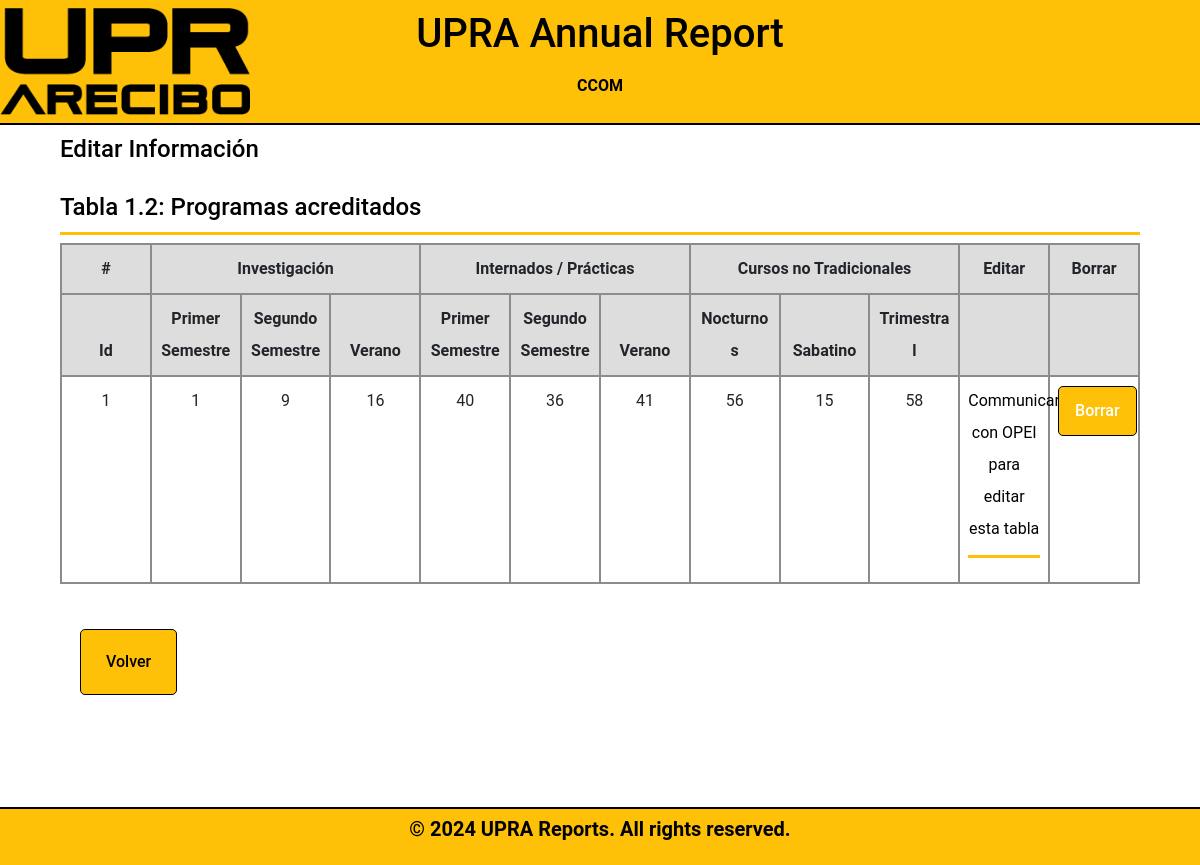
The app's page /meta-1/tabla1.2_display_2.php (signed in), older data.
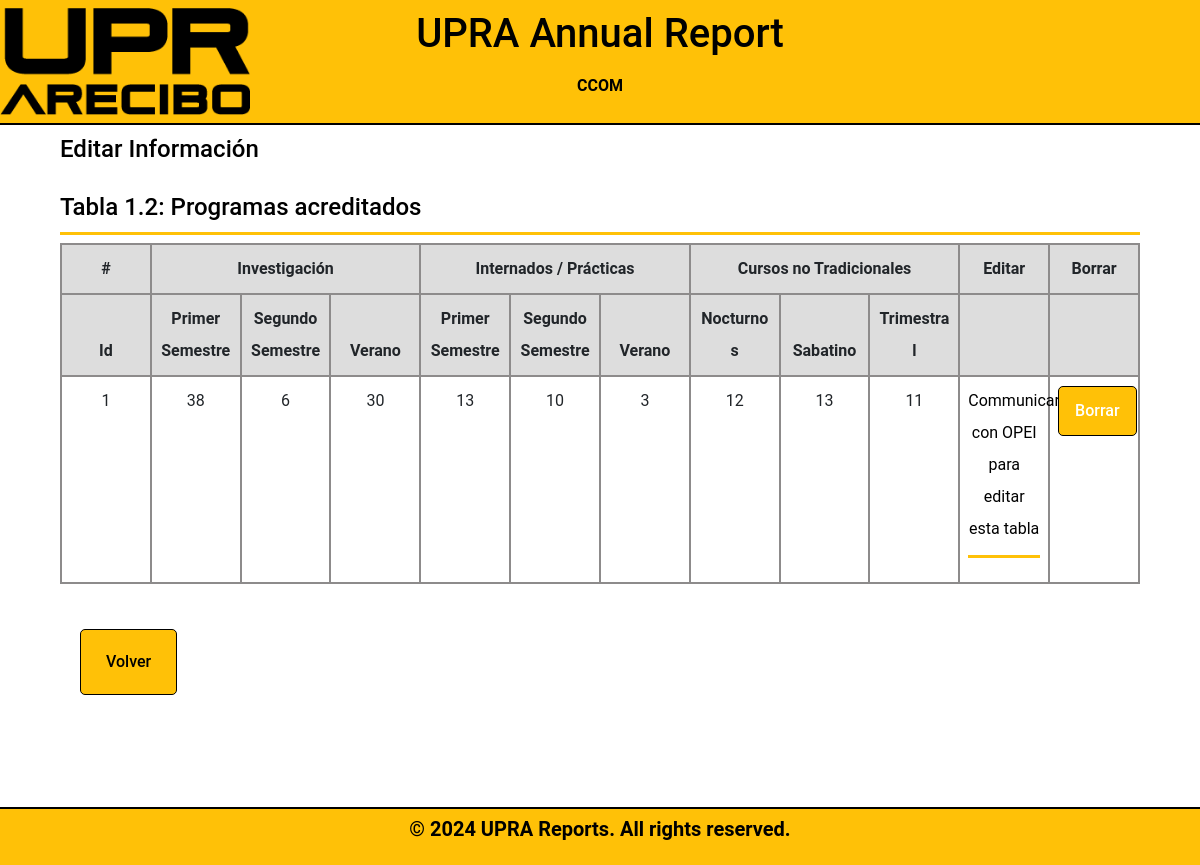
The same page, newer data.
### tables this page shows
CREATE TABLE `table12` (
  `table12ID` int(11) NOT NULL,
  `DepartmentID` int(11) DEFAULT NULL,
  `year` int(4) DEFAULT NULL,
  `field1` varchar(20) DEFAULT NULL,
  `field2` varchar(20) DEFAULT NULL,
  `field3` varchar(20) DEFAULT NULL,
  `field4` varchar(20) DEFAULT NULL,
  `field5` varchar(20) DEFAULT NULL,
  `field6` varchar(20) DEFAULT NULL,
  `field7` varchar(20) DEFAULT NULL,
  `field8` varchar(20) DEFAULT NULL,
  `field9` varchar(20) DEFAULT NULL,
  `field10` varchar(20) DEFAULT NULL,
  `field11` varchar(20) DEFAULT NULL,
  `field12` varchar(20) DEFAULT NULL,
  `field13` varchar(20) DEFAULT NULL,
  `field14` varchar(20) DEFAULT NULL,
  `field15` varchar(20) DEFAULT NULL,
  `field16` varchar(20) DEFAULT NULL,
  `field17` varchar(20) DEFAULT NULL,
  `field18` varchar(20) DEFAULT NULL
);

### meta-1/tabla1.2_display_2.php (the view, shortened to what this page needs)
<?php
include_once "db_info.php";
if (isset($_SESSION['DepartmentID'])) {
    $departmentID = $_SESSION['DepartmentID'];
    $sql = "SELECT DepartmentName FROM departamento WHERE DepartmentID = ?";
    $stmt = $conn->prepare($sql);
    $stmt->bind_param("i", $departmentID);
    $stmt->execute();
    $result = $stmt->get_result();
    $department = $result->fetch_assoc();
}
$year = date("Y");
?>
<!DOCTYPE html>
<html lang="en">
<head>
    <link rel="stylesheet" href="../fonts/icomoon/style.css">
    <link rel="stylesheet" href="../css/owl.carousel.min.css">
    <link rel="stylesheet" href="../css/bootstrap.min.css">
    <link rel="stylesheet" href="../css/style.css">
    <link rel="stylesheet" href="../css/style-sidemenu.css">
</head>
<body>
     <header>
        <h1 class="uprareports">UPRA Annual Report</h1>
        <h2 class="bienvenidosusuario"><?php echo $department['DepartmentName'] ?></h2>
     </header>
<div class="formbold-main-wrapper-edit">
    <div class="formbold-form-wrapper-edit">
    <h4 class="header1">Editar Informaci&oacute;n<br>  <br>Tabla 1.2: Programas acreditados</h4>
        <div class="table-wrapper">
        <table class="table">
        <thead>
        <tr>
            <th scope='col'>#</th>
            <th scope='col' colspan='3'>Investigación</th>
            <th scope='col' colspan='3'>Internados / Prácticas</th>
            <th scope='col' colspan='3'>Cursos no Tradicionales</th>
            <th scope='col'>Editar</th>
            <th scope='col'>Borrar</th>
        </tr>
        <tr>
            <th scope='col'>Id</th>
            <th scope='col'>Primer Semestre</th>
            <th scope='col'>Segundo Semestre</th>
            <th scope='col'>Verano</th>
            <th scope='col'>Primer Semestre</th>
            <th scope='col'>Segundo Semestre</th>
            <th scope='col'>Verano</th>
            <th scope='col'>Nocturnos</th>
            <th scope='col'>Sabatino</th>
            <th scope='col'>Trimestral</th>
            <th scope='col'></th>
            <th scope='col'></th>
        </tr>
        </thead>
        <tbody>
        <?php
                $sql = "SELECT * FROM table12 WHERE DepartmentID = ? AND year = ?";
                $stmt = $conn->prepare($sql);
                $stmt->bind_param("si", $departmentID, $year);
                $stmt->execute();
                $result =$stmt->get_result();
                $counter = 1;
                while ($row = $result->fetch_assoc()) {
                    echo "<tr>";
                    echo "<td>" . $counter . "</td>";
                    echo "<td class='breve-description'>" . $row['field10'] . "</td>";
                    echo "<td class='breve-description'>" . $row['field11'] . "</td>";
                    echo "<td class='breve-description'>" . $row['field12'] . "</td>";
                    echo "<td class='breve-description'>" . $row['field13'] . "</td>";
                    echo "<td class='breve-description'>" . $row['field14'] . "</td>";
                    echo "<td class='breve-description'>" . $row['field15'] . "</td>";
                    echo "<td class='breve-description'>" . $row['field16'] . "</td>";
                    echo "<td class='breve-description'>" . $row['field17'] . "</td>";
                    echo "<td class='breve-description'>" . $row['field18'] . "</td>";
                    echo "<td><p class='header1'>Communicarse con OPEI para editar esta tabla</p></td>";
                    echo "<td><a class='delete-btn' href='../meta-1/tabla1.2_delete.php?id=" . $row['table12ID'] . "'>Borrar</a></td>";
                    echo "</tr>";
                    $counter++;
                }
            ?>
        </tbody>
    </table>
        </div>
            <div class="formbold-main-wrapperDept">
                <a class="underline-button" href = "tabla1.2_display.php">Volver</a>
            </div>
    </div>
</div>
    <div class="footer-boxtabla1-2 ">
        <p>&copy; 2024 UPRA Reports. All rights reserved.</p>
    </div>
</body>
</html>

Row changes from the older to the newer data that the page shows:
removed table12: field10 "1", field11 "9", field12 "16", field13 "40", field14 "36", field15 "41", field16 "56", field17 "15", field18 "58"
added table12: field10 "38", field11 "6", field12 "30", field13 "13", field14 "10", field15 "3", field16 "12", field17 "13", field18 "11"
